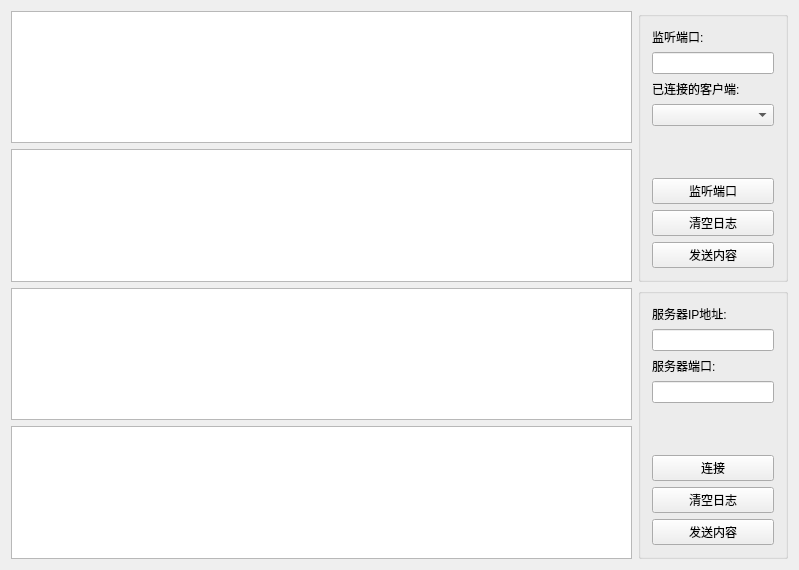
<?xml version="1.0" encoding="UTF-8"?>
<ui version="4.0">
 <class>MainWindow</class>
 <widget class="QMainWindow" name="MainWindow">
  <property name="geometry">
   <rect>
    <x>0</x>
    <y>0</y>
    <width>799</width>
    <height>570</height>
   </rect>
  </property>
  <property name="windowTitle">
   <string>TTKSocket</string>
  </property>
  <widget class="QWidget" name="centralWidget">
   <layout class="QVBoxLayout" name="verticalLayout">
    <item>
     <widget class="QWidget" name="serverWidget" native="true">
      <property name="maximumSize">
       <size>
        <width>16777215</width>
        <height>16777215</height>
       </size>
      </property>
      <layout class="QHBoxLayout" name="horizontalLayout">
       <property name="leftMargin">
        <number>0</number>
       </property>
       <property name="topMargin">
        <number>0</number>
       </property>
       <property name="rightMargin">
        <number>0</number>
       </property>
       <property name="bottomMargin">
        <number>0</number>
       </property>
       <item>
        <widget class="QWidget" name="serverTextArea" native="true">
         <layout class="QVBoxLayout" name="verticalLayout_2">
          <property name="spacing">
           <number>6</number>
          </property>
          <property name="leftMargin">
           <number>0</number>
          </property>
          <property name="topMargin">
           <number>0</number>
          </property>
          <property name="rightMargin">
           <number>0</number>
          </property>
          <property name="bottomMargin">
           <number>0</number>
          </property>
          <item>
           <widget class="QTextEdit" name="serverLogEdit">
            <property name="readOnly">
             <bool>true</bool>
            </property>
           </widget>
          </item>
          <item>
           <widget class="QTextEdit" name="serverTextEdit"/>
          </item>
         </layout>
        </widget>
       </item>
       <item>
        <widget class="QGroupBox" name="serverGroupBox">
         <property name="minimumSize">
          <size>
           <width>150</width>
           <height>0</height>
          </size>
         </property>
         <property name="maximumSize">
          <size>
           <width>150</width>
           <height>16777215</height>
          </size>
         </property>
         <property name="title">
          <string/>
         </property>
         <layout class="QVBoxLayout" name="verticalLayout_3">
          <item>
           <widget class="QLabel" name="serverLabel_1">
            <property name="text">
             <string>监听端口:</string>
            </property>
           </widget>
          </item>
          <item>
           <widget class="QLineEdit" name="serverPortEdit"/>
          </item>
          <item>
           <widget class="QLabel" name="serverLabel_2">
            <property name="text">
             <string>已连接的客户端:</string>
            </property>
           </widget>
          </item>
          <item>
           <widget class="QComboBox" name="serverComboBox"/>
          </item>
          <item>
           <spacer name="verticalSpacer">
            <property name="orientation">
             <enum>Qt::Vertical</enum>
            </property>
            <property name="sizeHint" stdset="0">
             <size>
              <width>20</width>
              <height>40</height>
             </size>
            </property>
           </spacer>
          </item>
          <item>
           <widget class="QPushButton" name="serverListenButton">
            <property name="cursor">
             <cursorShape>PointingHandCursor</cursorShape>
            </property>
            <property name="text">
             <string>监听端口</string>
            </property>
           </widget>
          </item>
          <item>
           <widget class="QPushButton" name="serverClearButton">
            <property name="cursor">
             <cursorShape>PointingHandCursor</cursorShape>
            </property>
            <property name="text">
             <string>清空日志</string>
            </property>
           </widget>
          </item>
          <item>
           <widget class="QPushButton" name="serverSendButton">
            <property name="cursor">
             <cursorShape>PointingHandCursor</cursorShape>
            </property>
            <property name="text">
             <string>发送内容</string>
            </property>
           </widget>
          </item>
         </layout>
        </widget>
       </item>
      </layout>
     </widget>
    </item>
    <item>
     <widget class="QWidget" name="clientWidget" native="true">
      <property name="maximumSize">
       <size>
        <width>16777215</width>
        <height>16777215</height>
       </size>
      </property>
      <layout class="QHBoxLayout" name="horizontalLayout_2">
       <property name="leftMargin">
        <number>0</number>
       </property>
       <property name="topMargin">
        <number>0</number>
       </property>
       <property name="rightMargin">
        <number>0</number>
       </property>
       <property name="bottomMargin">
        <number>0</number>
       </property>
       <item>
        <widget class="QWidget" name="clientTextArea" native="true">
         <layout class="QVBoxLayout" name="verticalLayout_4">
          <property name="leftMargin">
           <number>0</number>
          </property>
          <property name="topMargin">
           <number>0</number>
          </property>
          <property name="rightMargin">
           <number>0</number>
          </property>
          <property name="bottomMargin">
           <number>0</number>
          </property>
          <item>
           <widget class="QTextEdit" name="clientLogEdit">
            <property name="readOnly">
             <bool>true</bool>
            </property>
           </widget>
          </item>
          <item>
           <widget class="QTextEdit" name="clientTextEdit"/>
          </item>
         </layout>
        </widget>
       </item>
       <item>
        <widget class="QGroupBox" name="clientGroupBox">
         <property name="minimumSize">
          <size>
           <width>150</width>
           <height>0</height>
          </size>
         </property>
         <property name="maximumSize">
          <size>
           <width>150</width>
           <height>16777215</height>
          </size>
         </property>
         <property name="title">
          <string/>
         </property>
         <layout class="QVBoxLayout" name="verticalLayout_5">
          <item>
           <widget class="QLabel" name="clientLabel_1">
            <property name="text">
             <string>服务器IP地址:</string>
            </property>
           </widget>
          </item>
          <item>
           <widget class="QLineEdit" name="clientServerIPEdit"/>
          </item>
          <item>
           <widget class="QLabel" name="clientLabel_2">
            <property name="text">
             <string>服务器端口:</string>
            </property>
           </widget>
          </item>
          <item>
           <widget class="QLineEdit" name="clientPortEdit"/>
          </item>
          <item>
           <spacer name="verticalSpacer_2">
            <property name="orientation">
             <enum>Qt::Vertical</enum>
            </property>
            <property name="sizeHint" stdset="0">
             <size>
              <width>20</width>
              <height>40</height>
             </size>
            </property>
           </spacer>
          </item>
          <item>
           <widget class="QPushButton" name="serverConnectButton">
            <property name="cursor">
             <cursorShape>PointingHandCursor</cursorShape>
            </property>
            <property name="text">
             <string>连接</string>
            </property>
           </widget>
          </item>
          <item>
           <widget class="QPushButton" name="clientClearButton">
            <property name="cursor">
             <cursorShape>PointingHandCursor</cursorShape>
            </property>
            <property name="text">
             <string>清空日志</string>
            </property>
           </widget>
          </item>
          <item>
           <widget class="QPushButton" name="clientSendButton">
            <property name="cursor">
             <cursorShape>PointingHandCursor</cursorShape>
            </property>
            <property name="text">
             <string>发送内容</string>
            </property>
           </widget>
          </item>
         </layout>
        </widget>
       </item>
      </layout>
     </widget>
    </item>
   </layout>
  </widget>
 </widget>
 <layoutdefault spacing="6" margin="11"/>
 <resources/>
 <connections/>
</ui>
